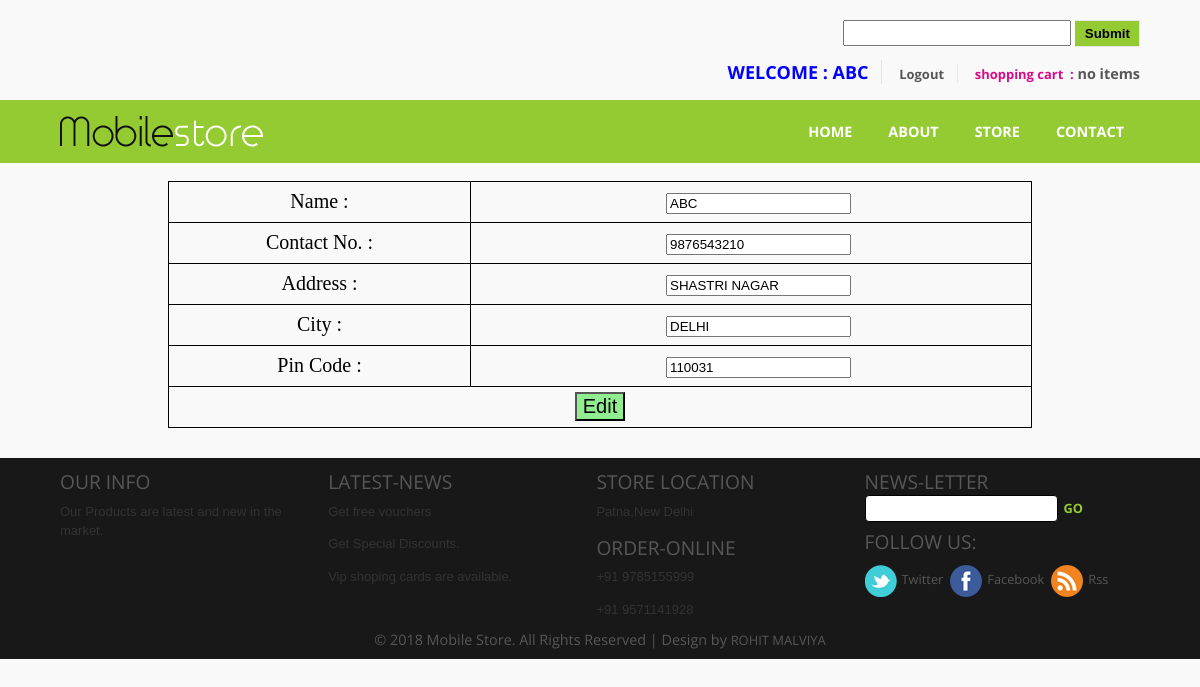
Page /cartedit.php (signed in) on the committed database.
### tables this page shows
CREATE TABLE IF NOT EXISTS `users` (
`id` int(11) NOT NULL,
  `name` varchar(100) NOT NULL,
  `email` varchar(255) NOT NULL,
  `password` varchar(255) NOT NULL,
  `contact` varchar(255) DEFAULT NULL,
  `address` varchar(255) NOT NULL,
  `city` varchar(50) NOT NULL,
  `pincode` varchar(50) NOT NULL,
  `photo` varchar(50) NOT NULL,
  `dat` timestamp NOT NULL DEFAULT CURRENT_TIMESTAMP ON UPDATE CURRENT_TIMESTAMP
);

### cartedit.php (the view, shortened to what this page needs)
<!DOCTYPE HTML>
<html>
	<head>
		<link href="css/style.css" rel="stylesheet" type="text/css"  media="all" />
		<link rel="stylesheet" href="css/responsiveslides.css">
	</head>
	<body>
<?php include("header.php");
?>
		    <div class="wrap">
		    <div class="content">
		    <div class="billing">
			<br/>
				<form method="post"action="">
				<table>
					<?php
				    	$semail=$_SESSION['semail'];
	                    $sel3=mysqli_query($link,"Select * from users where email='$semail'");
				        $arr3=mysqli_fetch_assoc($sel3);
					?>
				<tr>
				<td colspan=2>Name : </td>
				<td colspan=3 >&nbsp;&nbsp;&nbsp;<input type="text" name="name" value="<?= strtoupper($arr3['name']); ?>"></td>
				</tr>
				<tr>
				<td colspan=2>Contact No. :</td>
				<td colspan=3 >&nbsp;&nbsp;&nbsp;<input type="text" name="mobile" value="<?= $arr3['contact']; ?>"></td>
				</tr>
				<tr>
				<td colspan=2>Address :</td>
				<td colspan=3 >&nbsp;&nbsp;&nbsp;<input type="text" name="addr" value="<?= strtoupper($arr3['address']); ?>"></td>
				</tr>
				<tr>
				<td colspan=2>City :</td>
				<td colspan=3 >&nbsp;&nbsp;&nbsp;<input type="text" name="city" value="<?= strtoupper($arr3['city']); ?>"></td>
				</tr>
				<tr>
				<td colspan=2>Pin Code :</td>
				<td colspan=3 >&nbsp;&nbsp;&nbsp;<input type="text" name="pin" value="<?= $arr3['pincode']; ?>"></td>
				</tr>
				<tr><td colspan=6><button name="edit" style="background:lightgreen;">Edit</button></td></tr>
				</table>
				</form>
			</div>
		    </div>
		    </div>
<?php include("footer.php"); ?>
	</body>
</html>

### css/style.css (style rules this page uses)
html,body,div,span,applet,object,iframe,h1,h2,h3,h4,h5,h6,p,blockquote,pre,a,abbr,acronym,address,big,cite,code,del,dfn,em,img,ins,kbd,q,s,samp,small,strike,strong,sub,sup,tt,var,b,u,i,dl,dt,dd,ol,nav ul,nav li,fieldset,form,label,legend,table,caption,tbody,tfoot,thead,tr,th,td,article,aside,canvas,details,embed,figure,figcaption,footer,header,hgroup,menu,nav,output,ruby,section,summary,time,mark,audio,video { margin:0;padding:0;border:0;font-size:100%;font:inherit;vertical-align:baseline; }
table { border-collapse:collapse;border-spacing:0; }
body { background:#F9F9F9; }
.wrap { width:80%; margin:0 auto; }
@media screen and (max-width: 1366px) { .wrap { width:90%; } }
@media screen and (max-width:1280px) { .wrap { width:90%; } }

### cartedit.php (style rules this page uses)
.billing { width:80%; margin-left:10% }
table { border:1px solid black; width:100%; text-align:center; }
th,td { border:1px solid black; }
td { font-size:20px; height:40px; vertical-align:middle; }
button { font-size:20px; }

### rows in the picture
users: name "ABC", mobile "9876543210", addr "SHASTRI NAGAR", city "DELHI", pin "110031"

### other values in the picture
$un "ABC"
